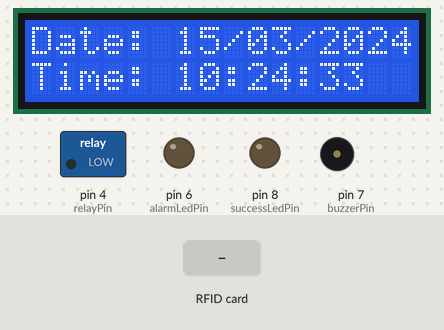
The sketch below on a simulated Arduino Uno, built with avr-gcc and run on an emulated ATmega328P. Shown: 16×2 character LCD, switched loads named in the sketch (green lamp = pin HIGH), output pins drawn as LEDs (lit = HIGH), buzzer (waves = sounding, pin HIGH). The test bench sets the inputs (shaded band). The local clock reads 2024-03-15 10:24:30 at power-on unless the sketch sets it; pins used as bus, display or sensor lines are not drawn; what the sketch prints to the serial monitor is not drawn.

Above: at 3.3 s.
3.4 s: RFID card 43 E2 66 BF held to the reader
At 5.1 s:
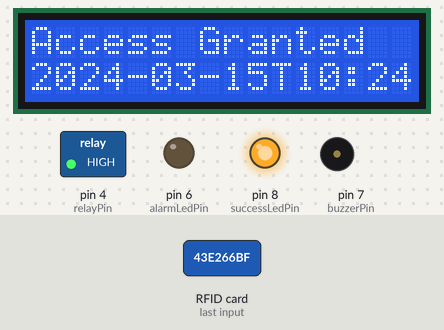
At 6.7 s:
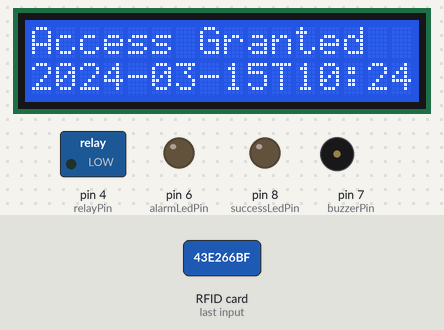
7.4 s: RFID card 5E 7A 19 C4 held to the reader
At 12.7 s:
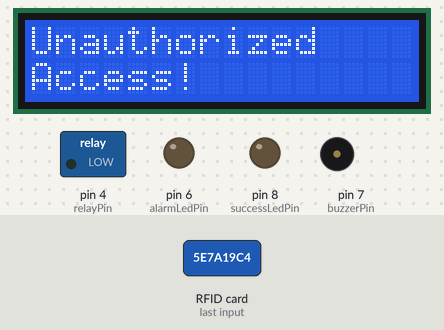
Timing chart, 0 to 14.2 s (numbered marks = the images above; inputs shaded):
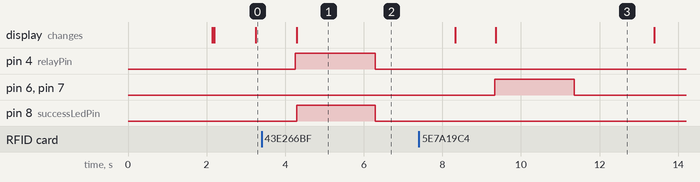

Measured:
- after the input at 3.4 s, pin 4 (relayPin): LOW → HIGH after 0.86 s, → LOW 2.0 s later; pin 8 (successLedPin): LOW → HIGH after 0.90 s, → LOW 2.0 s later; the display: changes after 0.90 s (image 1)
- after the input at 7.4 s, pin 6 (alarmLedPin), pin 7 (buzzerPin): LOW → HIGH after 1.9 s, → LOW 2.0 s later; the display: first differs from a run without the input after 2.0 s (image 3)

The sketch:

access_control_keamanan_denganLCD_RTC.ino
```cpp
/*
 * RC522 Door Access Control System
 * Author: GENJI_KAZEN
 * Date: 13/06/2023
 * Version :1.0
 */

#include <MFRC522.h>
#include <Wire.h>
#include <LiquidCrystal_I2C.h>
#include <RTClib.h>

#define RST_PIN 9
#define SS_PIN 10

MFRC522 mfrc522(SS_PIN, RST_PIN);
LiquidCrystal_I2C lcd(0x27, 16, 2);
RTC_DS3231 rtc;

const int buzzerPin = 7;
const int successLedPin = 8;
const int alarmLedPin = 6;
const int relayPin = 4;

const String doorName = "PRODUKSI";

String authorizedIDs[] = {"43e266bf"};  // Replace "ID1", "ID2", "ID3" with your actual authorized card IDs

void setup() {
  Serial.begin(9600);

  SPI.begin();
  mfrc522.PCD_Init();

  lcd.begin();
  lcd.backlight();

  rtc.begin();

  pinMode(buzzerPin, OUTPUT);
  pinMode(successLedPin, OUTPUT);
  pinMode(alarmLedPin, OUTPUT);
  pinMode(relayPin, OUTPUT);

  digitalWrite(successLedPin, LOW);
  digitalWrite(alarmLedPin, LOW);
  digitalWrite(relayPin, LOW);

  lcd.setCursor(0, 0);
  lcd.print("RC522 Access");
  lcd.setCursor(0, 1);
  lcd.print("Door: " + doorName);
  delay(2000);
  lcd.clear();
}


void loop() {
  // Check if a new card is present
  if (mfrc522.PICC_IsNewCardPresent() && mfrc522.PICC_ReadCardSerial()) {
    // Get the Chip ID from the UID
    String chipID = "";
    for (byte i = 0; i < mfrc522.uid.size; i++) {
      chipID += String(mfrc522.uid.uidByte[i], HEX);
    }

    // Search for the Chip ID in the authorized IDs list
    bool isAuthorized = false;
    for (int i = 0; i < sizeof(authorizedIDs) / sizeof(authorizedIDs[0]); i++) {
      if (chipID == authorizedIDs[i]) {
        isAuthorized = true;
        break;
      }
    }

    if (isAuthorized) {
      // Unlock the door by activating the relay
      digitalWrite(relayPin, HIGH);

      // Display success message with current date and time on the LCD
      lcd.clear();
      lcd.setCursor(0, 0);
      lcd.print("Access Granted");
      lcd.setCursor(0, 1);
      lcd.print(rtc.now().timestamp(DateTime::TIMESTAMP_FULL));

      // Indicate successful access with an LED
      digitalWrite(successLedPin, HIGH);
      delay(2000);  // Keep the LED on for 2 seconds

      // Lock the door again
      digitalWrite(relayPin, LOW);
      digitalWrite(successLedPin, LOW);
    } else {
      // Unauthorized access detected
      digitalWrite(alarmLedPin, HIGH);  // Activate the alarm LED
      digitalWrite(buzzerPin, HIGH);    // Activate the buzzer

      // Display alarm message on the LCD
      lcd.clear();
      lcd.setCursor(0, 0);
      lcd.print("Unauthorized");
      lcd.setCursor(0, 1);
      lcd.print("Access!");

      delay(2000);  // Alarm duration: 2 seconds
      digitalWrite(alarmLedPin, LOW);
      digitalWrite(buzzerPin, LOW);
    }

    // Print Chip ID to Serial Monitor
    Serial.println("Chip ID: " + chipID);

    mfrc522.PICC_HaltA();      // Halt the tag
    mfrc522.PCD_StopCrypto1(); // Stop encryption
    delay(2000);  // Delay before reading the next tag

    // Clear the LCD display
    lcd.clear();
  }

DateTime now = rtc.now();
  lcd.setCursor(0, 0);
  lcd.print("Date: " + String((now.day() < 10 ? "0" : "") + String(now.day())) + "/" + String((now.month() < 10 ? "0" : "") + String(now.month())) + "/" + String(now.year()));
  lcd.setCursor(0, 1);
  lcd.print("Time: " + String(now.hour()) + ":" + String((now.minute() < 10 ? "0" : "") + String(now.minute())) + ":" + String((now.second() < 10 ? "0" : "") + String(now.second())));

  delay(1000);
}
```
